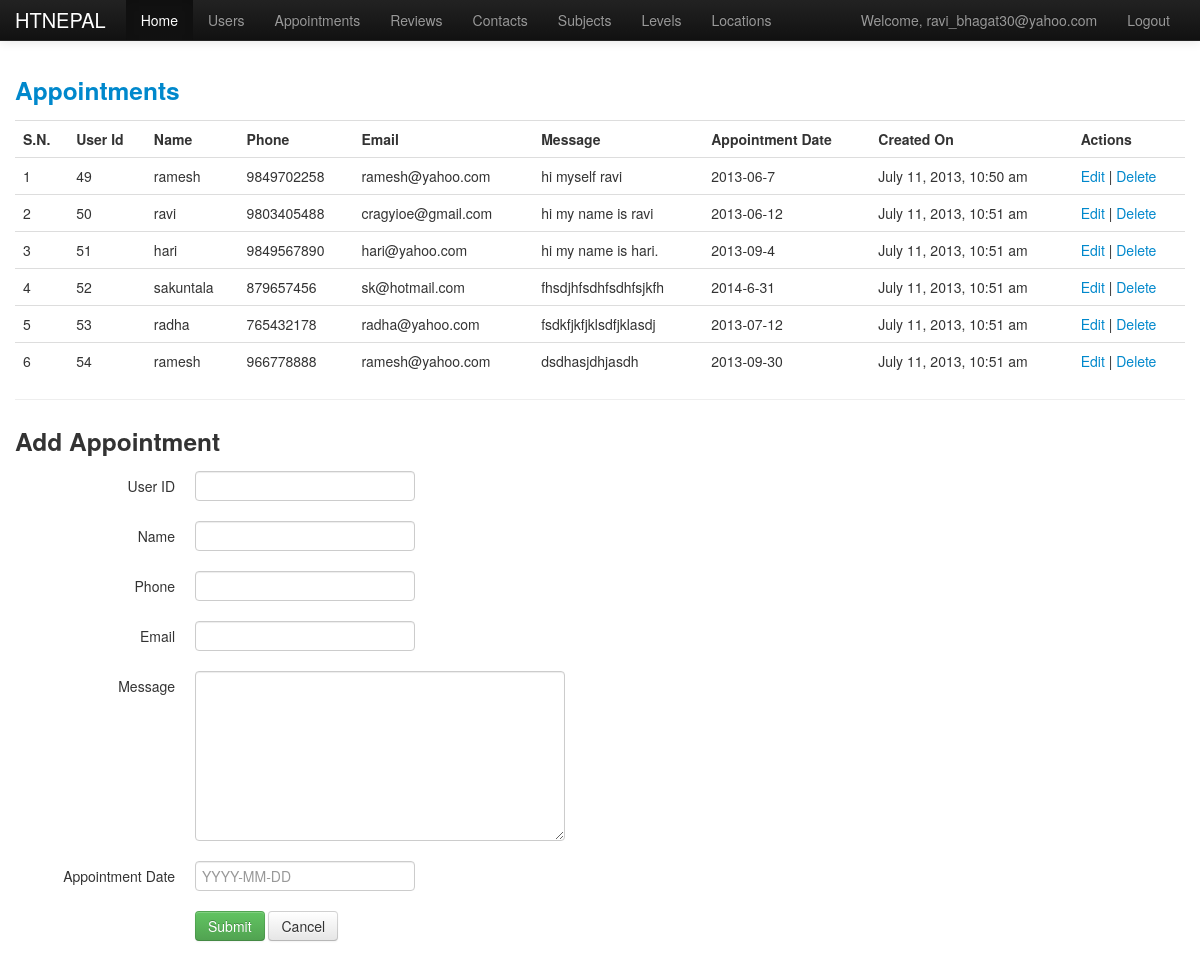
Screenshot of /backend/appointment.php (signed in) with the database file from the repository.
### tables this page shows
CREATE TABLE IF NOT EXISTS `appointments` (
  `id` int(11) NOT NULL AUTO_INCREMENT,
  `userid` int(11) NOT NULL,
  `name` varchar(255) NOT NULL COMMENT 'name of appointee',
  `phone` varchar(255) NOT NULL,
  `email` varchar(255) NOT NULL,
  `message` text NOT NULL,
  `appointment_date` varchar(50) NOT NULL,
  `created_at` varchar(255) NOT NULL,
  PRIMARY KEY (`id`)
);

### backend/config.php (called while the page is built, shortened)
<?php
	$protocol = $_SERVER['HTTPS'] == '' ? 'http://' : 'https://';
	$self_url = $protocol . $_SERVER['HTTP_HOST']. $_SERVER['REQUEST_URI'];
?>

### backend/appointment.php (the view, shortened to what this page needs)
<?php
	include "config.php";
	$table = 'appointments';
	$get_all_query = "select * from $table ";
	$all_result = mysql_query($get_all_query);
?>
<!DOCTYPE html>
<html lang="en">
  <head>
    <link href="assets/css/bootstrap.css" rel="stylesheet">
    <link href="assets/css/bootstrap-responsive.css" rel="stylesheet">
  </head>
  <body>
 <?php include "navbar.php";?>
    <div class="container">
	<a href="<?php echo $self_url; ?>"><h3>Appointments</h3></a>
	<?php if(mysql_num_rows($all_result)) { ?>
	<table class="table table-hover">
		<tr>
			<th>S.N.</th>
			<th>User Id</th>
			<th>Name</th>
			<th>Phone</th>
			<th>Email</th>
			<th>Message</th>
			<th>Appointment Date</th>
			<th>Created On</th>
			<th>Actions</th>
		</tr>
		<?php $i=1; while( $single_row = mysql_fetch_assoc($all_result)) { ?>
			<tr>
				<td><?php echo $i;?></td>
				<td><?php echo $single_row['userid']; ?></td>
				<td><?php echo $single_row['name']; ?></td>
				<td><?php echo $single_row['phone']; ?></td>
				<td><?php echo $single_row['email']; ?></td>
				<td><?php echo $single_row['message']; ?></td>
                <td><?php echo $single_row['appointment_date']; ?></td>
                <td><?php echo $single_row['created_at']; ?></td>
				<td>
					<a href="appointment.php?form_action=edit&id=<?php echo $single_row['id'];?>">Edit</a> |
					<a href="appointment.php?form_action=delete&id=<?php echo $single_row ['id'];?>">Delete</a>
				</td>
			</tr>
		<?php $i++; } ?>
		</table>
		<?php } else { ?>
		Sorry !! no data available.
		<?php } ?>
		<hr/>
		<?php include "appointment_form.php"; ?>
    </div>
  </body>
</html>

### backend/appointment.php (style rules this page uses)
body { padding-top: 60px; }

### rows the page displays
appointments: userid "49", name "ramesh", phone "9849702258", email "ramesh@yahoo.com", message "hi myself ravi", appointment_date "2013-06-7", created_at "July 11, 2013, 10:50 am"
appointments: userid "50", name "ravi", phone "9803405488", email "cragyioe@gmail.com", message "hi my name is ravi", appointment_date "2013-06-12", created_at "July 11, 2013, 10:51 am"
appointments: userid "51", name "hari", phone "9849567890", email "hari@yahoo.com", message "hi my name is hari.", appointment_date "2013-09-4", created_at "July 11, 2013, 10:51 am"
appointments: userid "52", name "sakuntala", phone "879657456", email "sk@hotmail.com", message "fhsdjhfsdhfsdhfsjkfh", appointment_date "2014-6-31", created_at "July 11, 2013, 10:51 am"
appointments: userid "53", name "radha", phone "765432178", email "radha@yahoo.com", message "fsdkfjkfjklsdfjklasdj", appointment_date "2013-07-12", created_at "July 11, 2013, 10:51 am"
appointments: userid "54", name "ramesh", phone "966778888", email "ramesh@yahoo.com", message "dsdhasjdhjasdh", appointment_date "2013-09-30", created_at "July 11, 2013, 10:51 am"

### other values shown
$_SESSION['email'] "ravi_bhagat30@yahoo.com"
